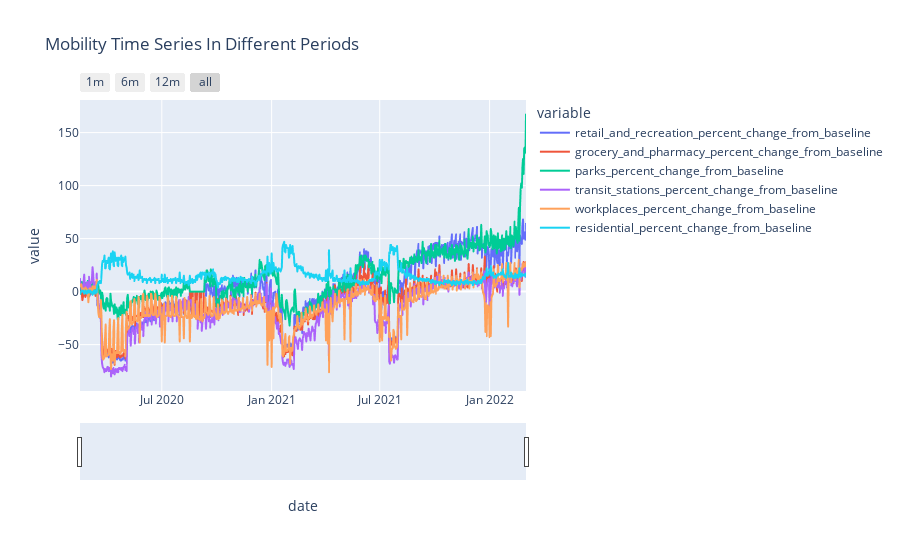

Here is the notebook cell this chart was saved with:
### Markdown cell above
## Interactive plot of Mobility data that will allow the user to select period and place

### Code cell
# The user will be able to select place and period they want to visualize the trends in mobility data
# plot interactive graph of mobility data (places)
fig = px.line(df_places.reset_index('date'), x='date', y=df_places.columns, 
              title='Mobility Time Series In Different Periods')

# Update the figure by seeting the x-axis period that the user may want to choose
fig.update_xaxes(
    rangeslider_visible=True,
    rangeselector=dict(
        buttons=list([
            dict(count=1, label="1m", step="month", stepmode="backward"),
            dict(count=6, label="6m", step="month", stepmode="backward"),
            dict(count=12, label="12m", step="month", stepmode="backward"),
            dict(step="all")
        ])
    )
)
fig.show()

### Figure 1 — Plotly figure (JSON) as saved in the notebook; plotly's stock layout.template omitted (floating-point values rounded to 4 significant figures; data arrays with more than 128 entries replaced by an {"elided": "..."} marker saying what was removed)
{"data": [{"hovertemplate": "variable=retail_and_recreation_percent_change_from_baseline<br>date=%{x}<br>value=%{y}<extra></extra>", "legendgroup": "retail_and_recreation_percent_change_from_baseline", "line": {"color": "#636efa", "dash": "solid"}, "marker": {"symbol": "circle"}, "mode": "lines", "name": "retail_and_recreation_percent_change_from_baseline", "showlegend": true, "type": "scattergl", "x": {"elided": "748 str values"}, "xaxis": "x", "y": {"elided": "748 int values"}, "yaxis": "y"}, {"hovertemplate": "variable=grocery_and_pharmacy_percent_change_from_baseline<br>date=%{x}<br>value=%{y}<extra></extra>", "legendgroup": "grocery_and_pharmacy_percent_change_from_baseline", "line": {"color": "#EF553B", "dash": "solid"}, "marker": {"symbol": "circle"}, "mode": "lines", "name": "grocery_and_pharmacy_percent_change_from_baseline", "showlegend": true, "type": "scattergl", "x": {"elided": "748 str values"}, "xaxis": "x", "y": {"elided": "748 int values"}, "yaxis": "y"}, {"hovertemplate": "variable=parks_percent_change_from_baseline<br>date=%{x}<br>value=%{y}<extra></extra>", "legendgroup": "parks_percent_change_from_baseline", "line": {"color": "#00cc96", "dash": "solid"}, "marker": {"symbol": "circle"}, "mode": "lines", "name": "parks_percent_change_from_baseline", "showlegend": true, "type": "scattergl", "x": {"elided": "748 str values"}, "xaxis": "x", "y": {"elided": "748 int values"}, "yaxis": "y"}, {"hovertemplate": "variable=transit_stations_percent_change_from_baseline<br>date=%{x}<br>value=%{y}<extra></extra>", "legendgroup": "transit_stations_percent_change_from_baseline", "line": {"color": "#ab63fa", "dash": "solid"}, "marker": {"symbol": "circle"}, "mode": "lines", "name": "transit_stations_percent_change_from_baseline", "showlegend": true, "type": "scattergl", "x": {"elided": "748 str values"}, "xaxis": "x", "y": {"elided": "748 int values"}, "yaxis": "y"}, {"hovertemplate": "variable=workplaces_percent_change_from_baseline<br>date=%{x}<br>value=%{y}<extra></extra>", "legendgroup": "workplaces_percent_change_from_baseline", "line": {"color": "#FFA15A", "dash": "solid"}, "marker": {"symbol": "circle"}, "mode": "lines", "name": "workplaces_percent_change_from_baseline", "showlegend": true, "type": "scattergl", "x": {"elided": "748 str values"}, "xaxis": "x", "y": {"elided": "748 int values"}, "yaxis": "y"}, {"hovertemplate": "variable=residential_percent_change_from_baseline<br>date=%{x}<br>value=%{y}<extra></extra>", "legendgroup": "residential_percent_change_from_baseline", "line": {"color": "#19d3f3", "dash": "solid"}, "marker": {"symbol": "circle"}, "mode": "lines", "name": "residential_percent_change_from_baseline", "showlegend": true, "type": "scattergl", "x": {"elided": "748 str values"}, "xaxis": "x", "y": {"elided": "748 int values"}, "yaxis": "y"}], "layout": {"legend": {"title": {"text": "variable"}, "tracegroupgap": 0}, "title": {"text": "Mobility Time Series In Different Periods"}, "xaxis": {"anchor": "y", "domain": [0, 1], "rangeselector": {"buttons": [{"count": 1, "label": "1m", "step": "month", "stepmode": "backward"}, {"count": 6, "label": "6m", "step": "month", "stepmode": "backward"}, {"count": 12, "label": "12m", "step": "month", "stepmode": "backward"}, {"step": "all"}]}, "rangeslider": {"visible": true}, "title": {"text": "date"}}, "yaxis": {"anchor": "x", "domain": [0, 1], "title": {"text": "value"}}}}
